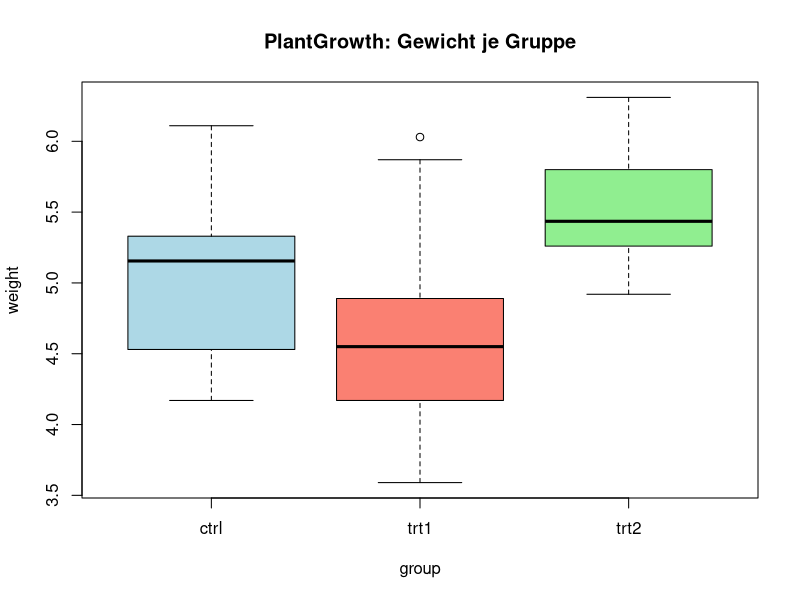
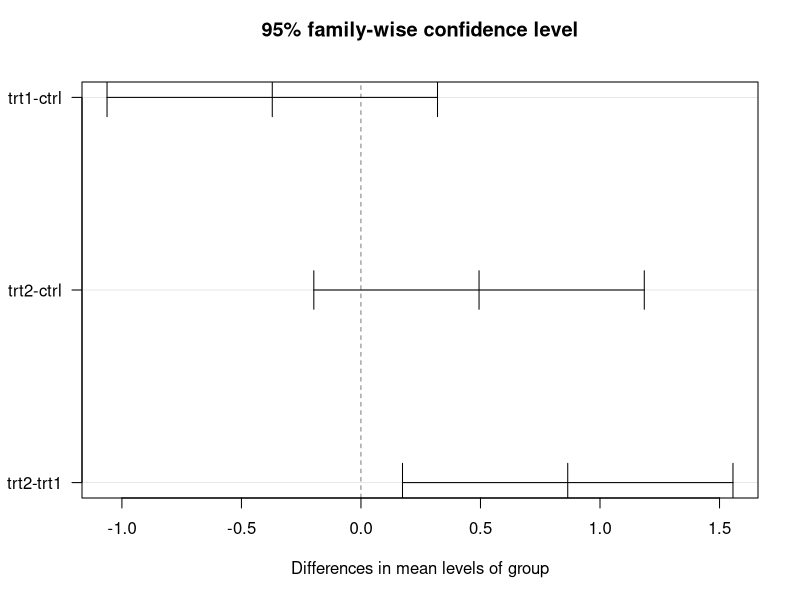
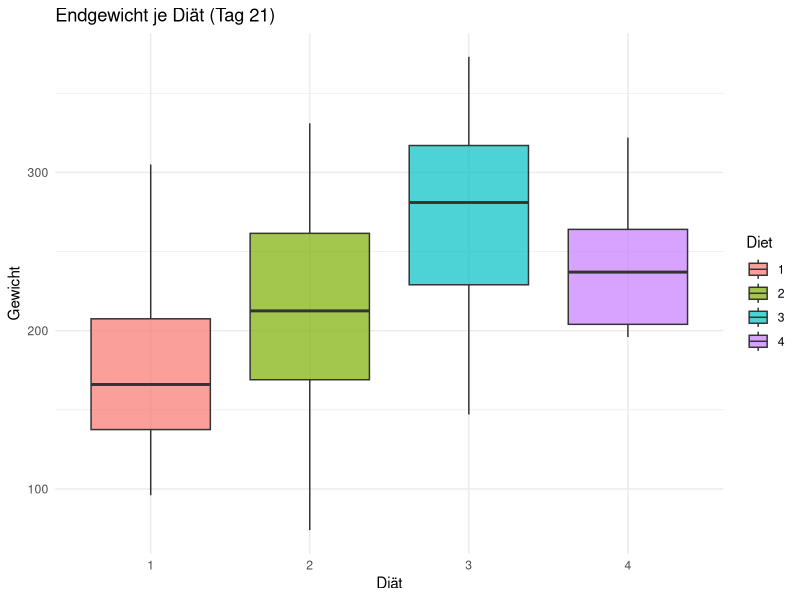
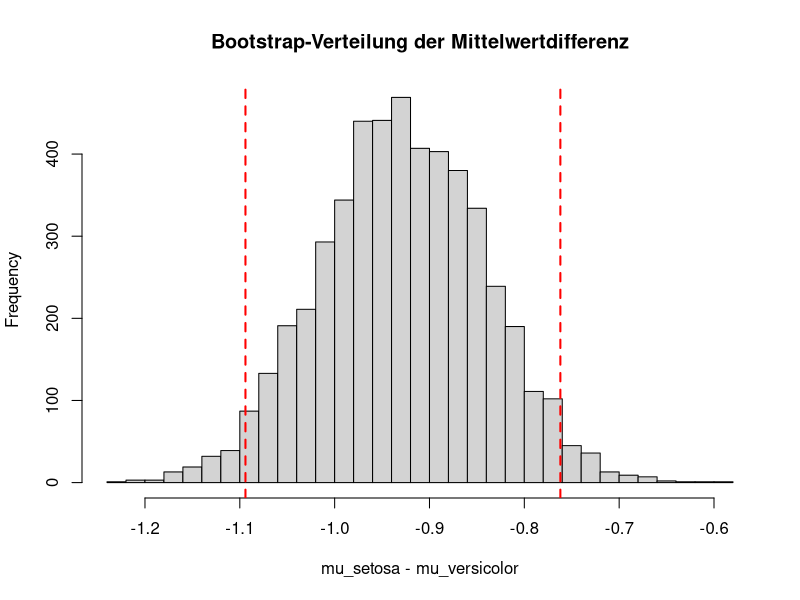

Here is the R script that generated these plots, in order:
# =============================================================================
# Übung Kapitel 6 – Zusatz: Mehr als zwei Gruppen & nichtparametrische Tests
# Themen: Einfache Varianzanalyse (ANOVA), Levene-Test (Varianzhomogenität),
#         Kruskal-Wallis-Test, Post-hoc-Test (TukeyHSD), Vergleich von
#         zwei Anteilen (prop.test), Bootstrap-KI für Mittelwertdifferenz
# Datensätze: PlantGrowth, iris, ChickWeight (R-base)
# =============================================================================

# install.packages("car")
library(car)        # für leveneTest
library(ggplot2)


# -----------------------------------------------------------------------------
# Aufgabe 1 – Einfaktorielle ANOVA (PlantGrowth)
# -----------------------------------------------------------------------------
# PlantGrowth: Pflanzengewicht in 3 Behandlungsgruppen (ctrl, trt1, trt2).
#
# H0: alle Gruppenmittelwerte sind gleich
# H1: mindestens ein Mittelwert weicht ab
#
# a) Boxplot je Gruppe.
# b) Levene-Test auf Varianzhomogenität (Voraussetzung).
# c) ANOVA mit aov() / Modellzusammenfassung.
# d) Tukey-HSD als Post-hoc-Test.

data(PlantGrowth)

# a)
boxplot(weight ~ group, data = PlantGrowth,
        col = c("lightblue", "salmon", "lightgreen"),
        main = "PlantGrowth: Gewicht je Gruppe", ylab = "weight")

# b)
lev <- leveneTest(weight ~ group, data = PlantGrowth)
print(lev)

# c)
aov_mod <- aov(weight ~ group, data = PlantGrowth)
summary(aov_mod)

# d) Post-hoc
tuk <- TukeyHSD(aov_mod, conf.level = 0.95)
print(tuk)
plot(tuk, las = 1)


# -----------------------------------------------------------------------------
# Aufgabe 2 – Kruskal-Wallis-Test (nichtparametrisch)
# -----------------------------------------------------------------------------
# Wenn die Voraussetzungen einer ANOVA verletzt sind, eignet sich der
# Kruskal-Wallis-Test als Alternative (Rang-basierte Variante).
#
# Vergleiche Sepal.Length zwischen den drei iris-Spezies.

data(iris)
kw <- kruskal.test(Sepal.Length ~ Species, data = iris)
print(kw)

# paarweise Wilcoxon-Tests mit Korrektur (Bonferroni)
pairwise.wilcox.test(iris$Sepal.Length, iris$Species,
                     p.adjust.method = "bonferroni")


# -----------------------------------------------------------------------------
# Aufgabe 3 – ANOVA: ChickWeight an Tag 21
# -----------------------------------------------------------------------------
# Vergleiche das Endgewicht (Tag 21) der Küken in allen 4 Diät-Gruppen.

end <- subset(ChickWeight, Time == 21)
aov_end <- aov(weight ~ Diet, data = end)
summary(aov_end)

ggplot(end, aes(x = Diet, y = weight, fill = Diet)) +
  geom_boxplot(alpha = 0.7) +
  labs(title = "Endgewicht je Diät (Tag 21)",
       x = "Diät", y = "Gewicht") +
  theme_minimal()

TukeyHSD(aov_end)


# -----------------------------------------------------------------------------
# Aufgabe 4 – Vergleich von zwei Anteilen
# -----------------------------------------------------------------------------
# In Filiale A kaufen 45 von 200 Kunden ein Premium-Produkt,
# in Filiale B 70 von 250.
#
# H0: p_A  = p_B
# H1: p_A != p_B

erfolge      <- c(45, 70)
stichprobe   <- c(200, 250)

p2 <- prop.test(erfolge, stichprobe, alternative = "two.sided",
                correct = FALSE)
print(p2)

cat("p_A =", round(erfolge[1]/stichprobe[1], 3),
    " | p_B =", round(erfolge[2]/stichprobe[2], 3), "\n")


# -----------------------------------------------------------------------------
# Aufgabe 5 – Bootstrap-KI für Mittelwertdifferenz
# -----------------------------------------------------------------------------
# Wenn keine Verteilungsannahme getroffen werden soll, kann man ein
# Konfidenzintervall für mu1 - mu2 mittels Bootstrap erzeugen.

set.seed(2025)
g1 <- iris$Sepal.Length[iris$Species == "setosa"]
g2 <- iris$Sepal.Length[iris$Species == "versicolor"]

B <- 5000
boot_diff <- replicate(B, {
  s1 <- sample(g1, replace = TRUE)
  s2 <- sample(g2, replace = TRUE)
  mean(s1) - mean(s2)
})

ki <- quantile(boot_diff, probs = c(0.025, 0.975))
cat("Bootstrap-95%-KI für mu1 - mu2:", round(ki, 3), "\n")

hist(boot_diff, breaks = 40, col = "lightgray",
     main = "Bootstrap-Verteilung der Mittelwertdifferenz",
     xlab = "mu_setosa - mu_versicolor")
abline(v = ki, col = "red", lwd = 2, lty = 2)


# -----------------------------------------------------------------------------
# Aufgabe 6 – Permutationstest als verteilungsfreie Alternative
# -----------------------------------------------------------------------------
# Idee: Die Gruppenzugehörigkeit wird zufällig vertauscht und die
# Teststatistik (z.B. Mittelwertdifferenz) neu berechnet. Der p-Wert
# ergibt sich aus der empirischen Verteilung.

set.seed(7)
diff_obs <- mean(g1) - mean(g2)

pool <- c(g1, g2)
n1 <- length(g1)

perm_diff <- replicate(B, {
  s <- sample(pool)
  mean(s[1:n1]) - mean(s[(n1+1):length(pool)])
})

# Die beobachtete Aufteilung zählt selbst als eine Permutation mit (+1 in Zähler
# und Nenner). So wird der p-Wert nie exakt 0.
p_perm <- (sum(abs(perm_diff) >= abs(diff_obs)) + 1) / (B + 1)
cat("Permutations-p-Wert:", signif(p_perm, 3),
    "(beobachtete Differenz =", round(diff_obs, 3), ")\n")
